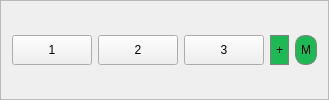
    <widget class="QFrame" name="frame_2">
     <property name="frameShape">
      <enum>QFrame::StyledPanel</enum>
     </property>
     <property name="frameShadow">
      <enum>QFrame::Raised</enum>
     </property>
     <layout class="QHBoxLayout" name="horizontalLayout">
      <item>
       <widget class="QPushButton" name="Button1">
        <property name="minimumSize">
         <size>
          <width>0</width>
          <height>30</height>
         </size>
        </property>
        <property name="maximumSize">
         <size>
          <width>16777215</width>
          <height>30</height>
         </size>
        </property>
        <property name="styleSheet">
         <string notr="true">
 </string>
        </property>
        <property name="text">
         <string>1</string>
        </property>
       </widget>
      </item>
      <item>
       <widget class="QPushButton" name="Button2">
        <property name="minimumSize">
         <size>
          <width>0</width>
          <height>30</height>
         </size>
        </property>
        <property name="maximumSize">
         <size>
          <width>16777215</width>
          <height>30</height>
         </size>
        </property>
        <property name="styleSheet">
         <string notr="true">
 </string>
        </property>
        <property name="text">
         <string>2</string>
        </property>
       </widget>
      </item>
      <item>
       <widget class="QPushButton" name="Button3">
        <property name="minimumSize">
         <size>
          <width>0</width>
          <height>30</height>
         </size>
        </property>
        <property name="maximumSize">
         <size>
          <width>16777215</width>
          <height>30</height>
         </size>
        </property>
        <property name="styleSheet">
         <string notr="true">
 </string>
        </property>
        <property name="text">
         <string>3</string>
        </property>
       </widget>
      </item>
      <item>
       <widget class="QPushButton" name="Add">
        <property name="minimumSize">
         <size>
          <width>0</width>
          <height>30</height>
         </size>
        </property>
        <property name="maximumSize">
         <size>
          <width>16777215</width>
          <height>30</height>
         </size>
        </property>
        <property name="styleSheet">
         <string notr="true">QPushButton {
	background-color: #1db954;
	color: black;
     background-color: #1db954; border: 1px solid gray;
	border-radius: 10px;
	padding: 5px;
}
QPushButton:pressed {
    background-color: #212121; border: 1px solid gray;
	border-radius: 10px;
color: white;
	padding: 5px;
}</string>
        </property>
        <property name="text">
         <string>+</string>
        </property>
       </widget>
      </item>
      <item>
       <widget class="QPushButton" name="MemGet">
        <property name="minimumSize">
         <size>
          <width>0</width>
          <height>30</height>
         </size>
        </property>
        <property name="maximumSize">
         <size>
          <width>16777215</width>
          <height>30</height>
         </size>
        </property>
        <property name="styleSheet">
         <string notr="true">QPushButton {
	background-color: #1db954;
	color: black;
     background-color: #1db954; border: 1px solid gray;
	border-radius: 10px;
	padding: 5px;
}
QPushButton:pressed {
    background-color: #212121; border: 1px solid gray;
	border-radius: 10px;
color: white;
	padding: 5px;
}</string>
        </property>
        <property name="text">
         <string>M</string>
        </property>
       </widget>
      </item>
     </layout>
    </widget>
